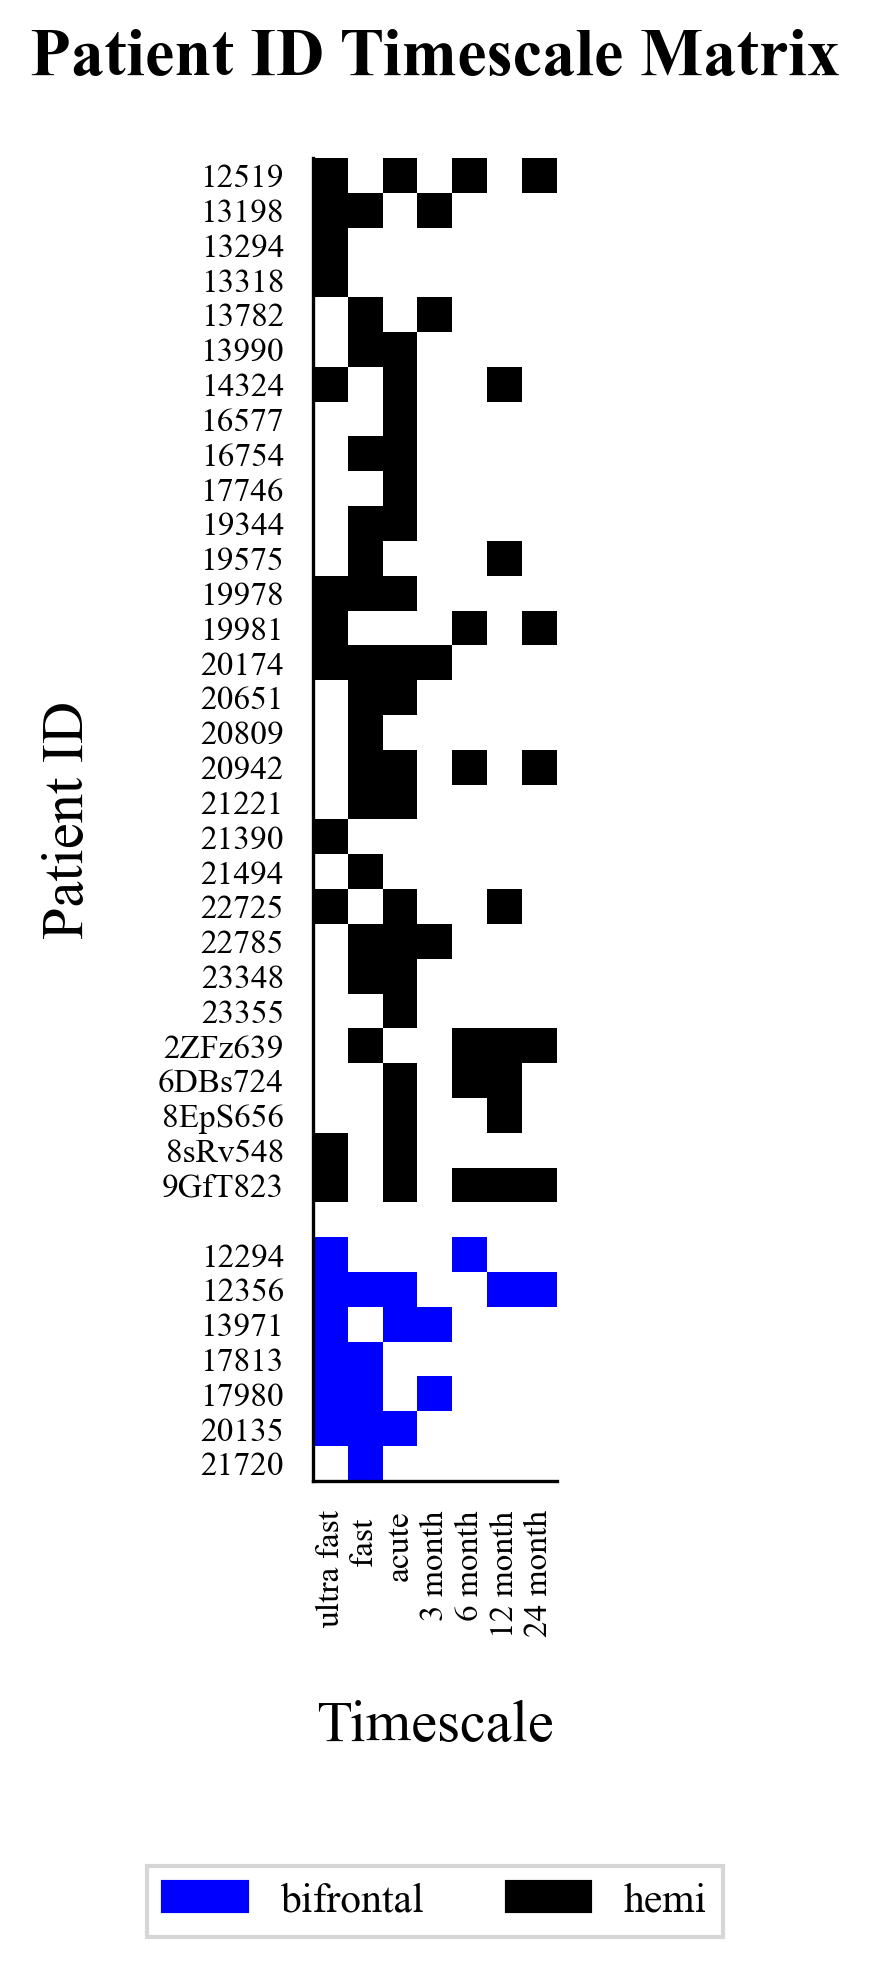

The script that saved this image:
import pandas as pd
import numpy as np
import matplotlib.pyplot as plt
import matplotlib.colors as mcolors
import matplotlib.patches as mpatches
import seaborn as sns


data=pd.read_csv('/Users/charlottebrass/repos/FSL/patient_timeline_map.csv')

# Fill empty cells with NaN
data = data.fillna(0)

# Ignoring the first and last columns from the data
trimmed_data = data.drop(data.columns[[0, -1]], axis=1)


for col in trimmed_data.columns[:8]:  # Selecting the first 8 columns
    trimmed_data[col] = trimmed_data[col].astype(int)

# Create a copy of the trimmed data
modified_data = trimmed_data.copy()

# Set a distinct value for the last 7 rows (assuming 2 is not present in original data)
modified_data.iloc[-7:, :] = modified_data.iloc[-7:, :] * 2  # For example, setting to 2
print(modified_data)

# Define a custom color map (binary + blue for value 2)
cmap = mcolors.ListedColormap(['white', 'black', 'blue'])
bounds = [0, 1, 2, 3]
norm = mcolors.BoundaryNorm(bounds, cmap.N)


# Create a figure and axis
plt.figure(figsize=(trimmed_data.shape[1]*0.5, trimmed_data.shape[1]))

# Use imshow to create the matrix plot
plt.imshow(modified_data, cmap=cmap, norm=norm, interpolation='none')

plt.tick_params(
    axis='both',          # changes apply to both x and y axis
    which='both',         # both major and minor ticks are affected
    bottom=False,         # ticks along the bottom edge are off
    top=False,            # ticks along the top edge are off
    left=False,           # ticks along the left edge are off
    right=False,          # ticks along the right edge are off
    labelbottom=True,    # labels along the bottom edge are on
    labelleft=True       # labels along the left edge are on
)
y_labels = data.iloc[:, 0].astype(int).astype(str)
# Replace '0' with a blank space
y_labels = y_labels.replace('0', ' ')

plt.yticks(ticks=range(len(y_labels)), labels=y_labels)
x_labels = data.columns[1:].drop(data.columns[-1])
plt.xticks(ticks=range(len(x_labels)), labels=x_labels, rotation=90) 
plt.xlabel("Timescale", labelpad=15)  # Increase labelpad for xlabel
plt.ylabel("Patient ID", labelpad=15)  # Increase labelpad for ylabel
plt.title("Patient ID Timescale Matrix", pad=20)  # Increase pad for title

# Create patches for the legend
blue_patch = mpatches.Patch(color='blue', label='bifrontal')
black_patch = mpatches.Patch(color='black', label='hemi')

# Add the legend to the plot
#plt.legend(handles=[blue_patch, black_patch])
plt.legend(handles=[blue_patch, black_patch], loc='upper center', bbox_to_anchor=(0.5, -0.275), fancybox=False, shadow=False, ncol=2)

# Adjust the subplot parameters to add more white space at the bottom
plt.subplots_adjust(bottom=0.25)  # Increase the bottom margin

# Update save location as needed
plt.savefig('python_scripts/patient_timeline_matrix.png')

plt.show()


